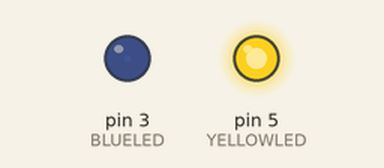
This sketch was run on a simulated Arduino Uno, built with avr-gcc and run on an emulated ATmega328P. Shown: output pins drawn as LEDs (lit = HIGH).

Above: at 0.05 s.
At 1.15 s:
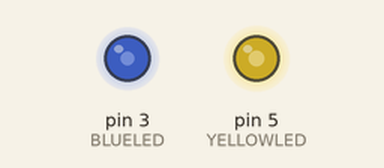
At 2.3 s:
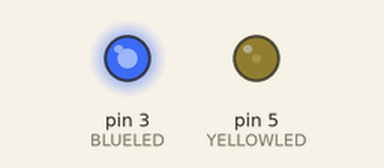
At 4.6 s:
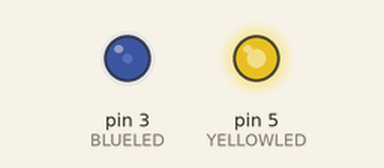
Timing chart, 0 to 6.7 s (numbered marks = the images above):
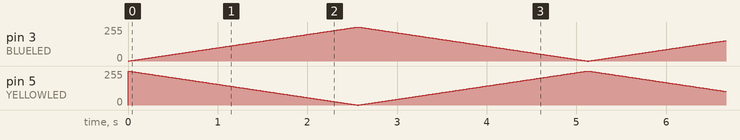

The sketch:

blink.bl.ino
```cpp
#define BLUELED 3
#define YELLOWLED 5
void setup() {
  // put your setup code here, to run once:
  pinMode(BLUELED, OUTPUT);
  pinMode(YELLOWLED, OUTPUT);
}

void loop() {
  // put your main code here, to run repeatedly:
  for(int i=0;i<256;i++){
    analogWrite(BLUELED,i);
    analogWrite(YELLOWLED,255-i);
    delay(10);
  }
  for(int j=255;j>=0;j--){
    analogWrite(BLUELED,j);
    analogWrite(YELLOWLED,255-j);
    delay(10);
  }

}
```
